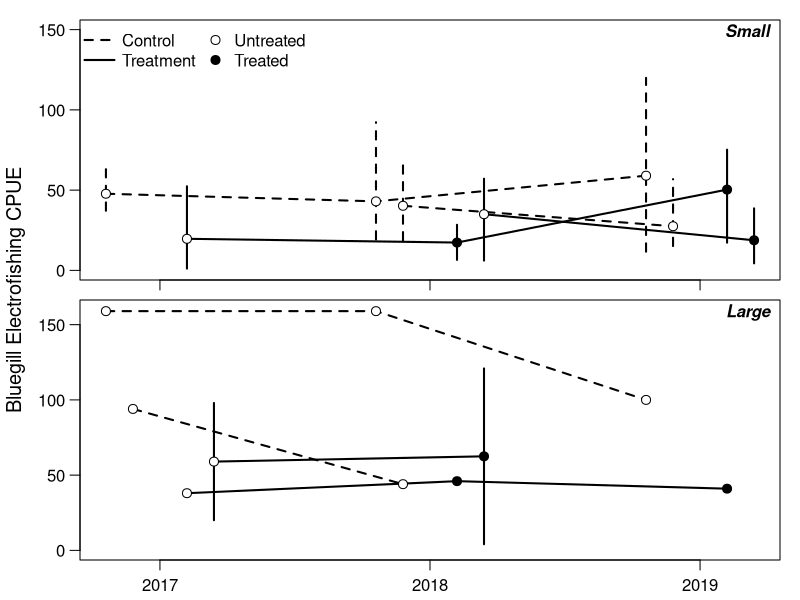

This chart was generated by the following R code:

dat = read.csv("blue_output.csv")
dat$new = ifelse(dat$lake %in% c("drummond3", "lm", "promise", "mark"), 1, 0)
dat$drop = ifelse(dat$lake %in% c("lee county lake", "barbour county lake", "washington county lake"), 1, 0)

yvar = "cpue"

datsub = dat[,c("year", "type", "times_treat", "size_class", "new", "drop", yvar)]

library(dplyr)

plot_dat_sml = datsub %>% filter(size_class == "small") %>%
  group_by(year, type, new, times_treat) %>%
  summarize(
    mn = mean(cpue, na.rm = T),
    lwr = quantile(cpue, 0.025, na.rm = T),
    upr = quantile(cpue, 0.975, na.rm = T)
    ) %>% ungroup
plot_dat_big = datsub %>% filter(size_class == "big") %>%
  group_by(year, type, drop, times_treat) %>%
  summarize(
    mn = mean(cpue, na.rm = T),
    lwr = quantile(cpue, 0.025, na.rm = T),
    upr = quantile(cpue, 0.975, na.rm = T)
    ) %>% ungroup

plot_dat_sml$year = as.numeric(plot_dat_sml$year)
plot_dat_big$year = as.numeric(plot_dat_big$year)

off_c1 = -0.2
off_c2 = off_c1/2
off_t2 = 0.2
off_t1 = off_t2/2
ppi = 600
png("blue_cpue.png", h = 7 * ppi, w = 4 * ppi, res = ppi)

# small lakes
par(mfrow = c(2,1), mar = c(0.5,1,0.5,1), oma = c(1.5,3,0.5,0), cex.axis = 1, cex.lab = 1.2, mgp = c(1,0.75,0))
plot(1,1, type = "n", xlim = c(2017,2019) + range(c(off_c1, off_c2, off_t1, off_t2)), ylim = range(seq(0, 150, 50)),
     xaxt = "n", las = 1, ylab = "")
usr = par("usr"); xdiff = usr[2] - usr[1]; ydiff = usr[4] - usr[3]
text(x = usr[2] - xdiff * 0, y = usr[4] - ydiff * 0.05, pos = 2, "Small", font = 4)

# controls (not new entries)
ind = c(1,3,7)
lines(mn ~ I(year + off_c1), data = plot_dat_sml[ind,], lwd = 2, lty = 2, type = "l")
with(plot_dat_sml[ind,], segments(I(year + off_c1), lwr, I(year + off_c1), upr, lty = 2, lwd = 2))
points(mn ~ I(year + off_c1), data = plot_dat_sml[ind,], pch = 21, bg = "white", cex = 1.2)

# treats (not new entries)
ind = c(2,6,10)
lines(mn ~ I(year + off_t1), data = plot_dat_sml[ind,], lwd = 2, type = "l")
with(plot_dat_sml[ind,], segments(I(year + off_t1), lwr, I(year + off_t1), upr, lwd = 2))
points(mn ~ I(year + off_t1), data = plot_dat_sml[ind,], pch = 21, bg = c("white", "black", "black"), cex = 1.2)

# controls (new entry 2018)
ind = c(4,8)
lines(mn ~ I(year + off_c2), data = plot_dat_sml[ind,], lwd = 2, lty = 2, type = "l")
with(plot_dat_sml[ind,], segments(I(year + off_c2), lwr, I(year + off_c2), upr, lty = 2, lwd = 2))
points(mn ~ I(year + off_c2), data = plot_dat_sml[ind,], pch = 21, bg = "white", cex = 1.2)

# treats (new entry 2018)
ind = c(5,9)
lines(mn ~ I(year + off_t2), data = plot_dat_sml[ind,], lwd = 2, type = "l")
with(plot_dat_sml[ind,], segments(I(year + off_t2), lwr, I(year + off_t2), upr, lwd = 2))
points(mn ~ I(year + off_t2), data = plot_dat_sml[ind,], pch = 21, bg = c("white", "black"), cex = 1.2)

axis(side = 1, at = 2017:2019, labels = rep("", 3))
legend("topleft", legend = c("Control", "Treatment", "Untreated", "Treated"), ncol = 2,
       pch = c(NA, NA, 21, 21), pt.cex = c(NA, NA, 1.2, 1.2), pt.bg = c(NA, NA, "white", "black"),
       bty = "n", lty = c(2,1,NA,NA), lwd = c(2,2,NA,NA), x.intersp = c(0.5, 0.5, 0.25, 0.25))

# big lakes
plot_dat_big
plot(1,1, type = "n", xlim = c(2017,2019) + range(c(off_c1, off_c2, off_t1, off_t2)), ylim = range(seq(0, 160)),
     xaxt = "n", las = 1, ylab = "")
usr = par("usr"); xdiff = usr[2] - usr[1]; ydiff = usr[4] - usr[3]
text(x = usr[2] - xdiff * 0, y = usr[4] - ydiff * 0.05, pos = 2, "Large", font = 4)
# controls (not new entries)
ind = c(1,5,9)
lines(mn ~ I(year + off_c1), data = plot_dat_big[ind,], lwd = 2, lty = 2, type = "l")
with(plot_dat_big[ind,], segments(I(year + off_c1), lwr, I(year + off_c1), upr, lty = 2, lwd = 2))
points(mn ~ I(year + off_c1), data = plot_dat_big[ind,], pch = 21, bg = "white", cex = 1.2)

# treats (not new entries)
ind = c(3,7,10)
lines(mn ~ I(year + off_t1), data = plot_dat_big[ind,], lwd = 2, type = "l")
with(plot_dat_big[ind,], segments(I(year + off_t1), lwr, I(year + off_t1), upr, lwd = 2))
points(mn ~ I(year + off_t1), data = plot_dat_big[ind,], pch = 21, bg = c("white", "black", "black"), cex = 1.2)

# controls (new entry 2018)
ind = c(2,6)
lines(mn ~ I(year + off_c2), data = plot_dat_big[ind,], lwd = 2, lty = 2, type = "l")
with(plot_dat_big[ind,], segments(I(year + off_c2), lwr, I(year + off_c2), upr, lty = 2, lwd = 2))
points(mn ~ I(year + off_c2), data = plot_dat_big[ind,], pch = 21, bg = "white", cex = 1.2)

# treats (new entry 2018)
ind = c(4,8)
lines(mn ~ I(year + off_t2), data = plot_dat_big[ind,], lwd = 2, type = "l")
with(plot_dat_big[ind,], segments(I(year + off_t2), lwr, I(year + off_t2), upr, lwd = 2))
points(mn ~ I(year + off_t2), data = plot_dat_big[ind,], pch = 21, bg = c("white", "black"), cex = 1.2)

axis(side = 1, at = 2017:2019, labels = 2017:2019)
mtext(side = 2, outer = T, "Bluegill Electrofishing CPUE", line = 1.75, cex = 1.2) 
dev.off()
